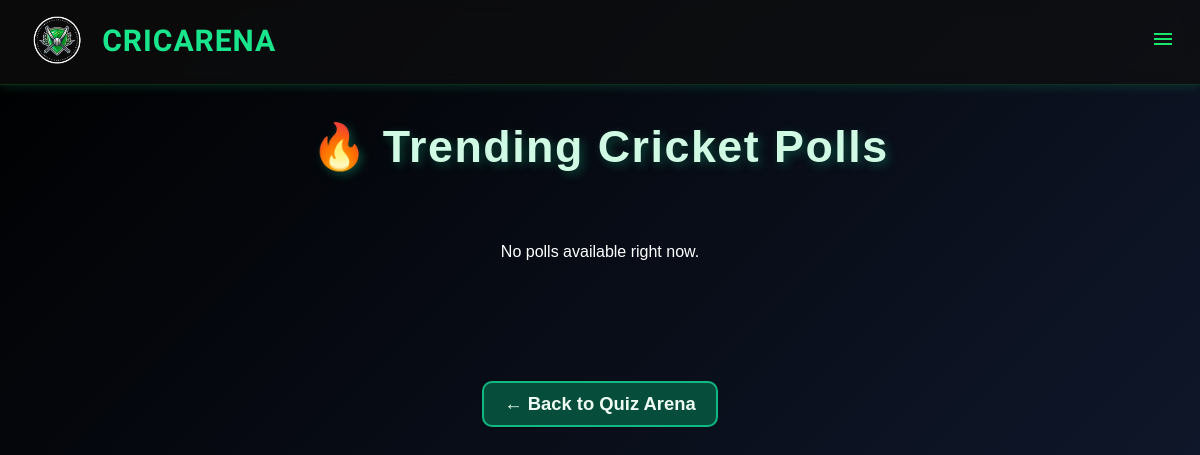
Before: /quiz/poll/ with the older database file.
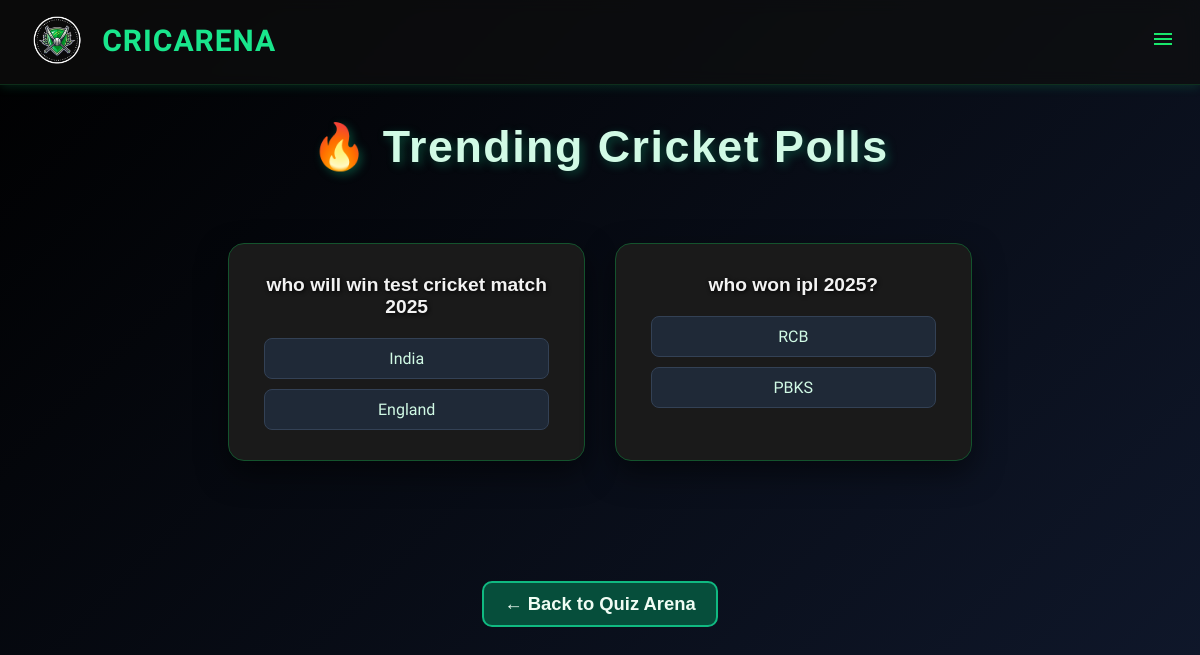
After: the same page with the newer database file.
### quiz/models.py (models this page shows, shortened)
class Poll(models.Model):
    question = models.CharField(max_length=255)
    created_at = models.DateTimeField(auto_now_add=True)

class Option(models.Model):
    poll = models.ForeignKey(Poll, related_name='options', on_delete=models.CASCADE)
    text = models.CharField(max_length=100)
    votes = models.IntegerField(default=0)

### quiz/views.py (the view)
# urls.py: path('poll/', views.poll_list, name='poll_list'),
def poll_list(request):
    polls = Poll.objects.all().order_by('-created_at')
    for poll in polls:
        options = poll.options.all()
        total_votes = sum(opt.votes for opt in options)
        for opt in options:
            opt.percentage = round((opt.votes / total_votes) * 100, 2) if total_votes else 0
    user_votes = []  # populate this if needed for auth logic
    return render(request, 'quiz/poll.html', {
        'polls': polls,
        'user_votes': user_votes,
    })

### quiz/templates/quiz/poll.html (shortened to what this page needs)
{% load static %}
<!DOCTYPE html>
<html lang="en">
<head>
  <link rel="stylesheet" href="{% static 'quiz/poll.css' %}">
</head>
<body>
  {% include 'quiz/navbar.html' %}
  <main>
    <h2 class="center-heading">🔥 Trending Cricket Polls</h2>
    <div class="poll-container">
      {% for poll in polls %}
        <div class="poll-card" id="poll-{{ poll.id }}">
          <h3 class="poll-question">{{ poll.question }}</h3>
          <div class="poll-options">
            {% for option in poll.options.all %}
              <button
                class="option-button"
                data-option-id="{{ option.id }}"
                data-poll-id="{{ poll.id }}">
                {{ option.text }}
              </button>
            {% endfor %}
          </div>
        </div>
      {% empty %}
        <p>No polls available right now.</p>
      {% endfor %}
    </div>
    <div class="back-btn-container" style="display: flex; justify-content: center; margin: 40px;">
      <a href="{% url 'quiz_home' %}" class="back-btn">← Back to Quiz Arena</a>
    </div>
  </main>
</body>
</html>

Changed rows visible on the page:
added Poll: question "who will win test cricket match 2025"
added Option: text "India", shown under "who will win test cricket match 2025"
added Option: text "England", shown under "who will win test cricket match 2025"
added Poll: question "who won ipl 2025?"
added Option: text "RCB", shown under "who won ipl 2025?"
added Option: text "PBKS", shown under "who won ipl 2025?"
Other visible differences:
text no longer shown: "No polls available right now."
